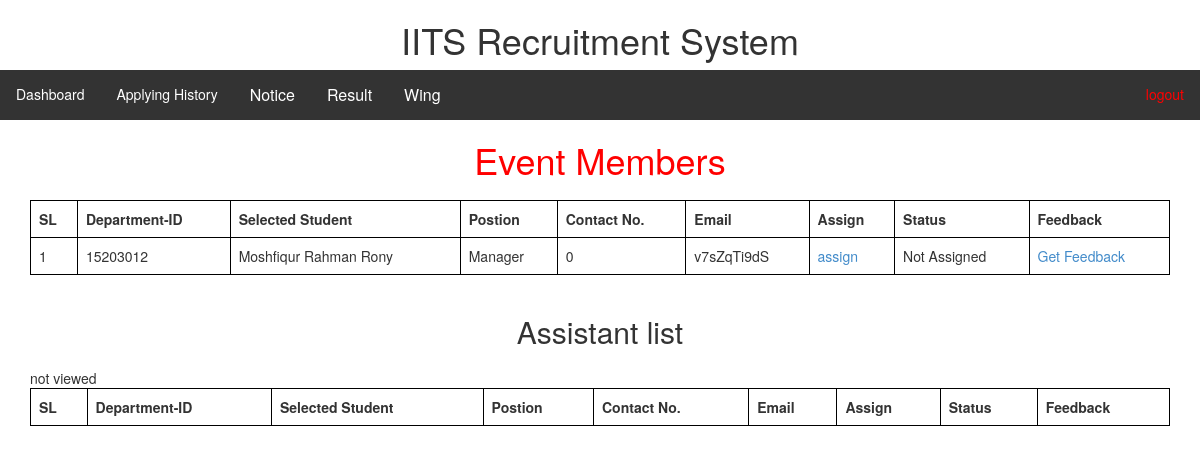
Page /Event-wing.php on the committed database.
### tables this page shows
CREATE TABLE `applyform` (
  `ID` int(11) NOT NULL,
  `password` varchar(255) NOT NULL,
  `position` varchar(500) NOT NULL,
  `name` varchar(500) NOT NULL,
  `dept-id` int(11) NOT NULL,
  `Program` varchar(500) NOT NULL,
  `wing` varchar(1200) NOT NULL,
  `CGPA` float NOT NULL,
  `Address` varchar(500) NOT NULL,
  `Contact` int(11) NOT NULL,
  `E-mail` varchar(500) NOT NULL,
  `Facebook` varchar(500) NOT NULL,
  `association` varchar(500) NOT NULL,
  `Experience` varchar(500) NOT NULL,
  `choosing-position` varchar(500) NOT NULL,
  `serve` varchar(500) NOT NULL,
  `selected` tinyint(1) DEFAULT NULL,
  `imgdir` varchar(200) NOT NULL
);

### Event-wing.php (the view, shortened to what this page needs)
<?php include('header/admin-header.php'); ?>
<h1 align="center" style="color: red;">Event Members</h1>
<!DOCTYPE html>
<html>
<head>
</head>
<body>
<div class="container" id='getp'>
<table class="table" align="center" width="60%">
        <thead>
        <tr>
            <td><b>SL</b></td>
            <td><b>Department-ID</b></td>
            <td><b>Selected Student</b></td>
            <td><b>Postion</b></td>
            <td><b>Contact No.</b></td>
            <td><b>Email</b></td>
            <td><b>Assign</b></td>
            <td><b>Status</b></td>
            <td><b>Feedback</b></td>
        </tr>
        </thead>
    <?php
    include('dbcon.php');
    $sql = "SELECT * FROM applyform WHERE selected=1 AND wing='Event' AND position LIKE '%Manager%' ";
    $qry = mysqli_query($connection, $sql);
 $SL = 0;
    if (mysqli_num_rows($qry) > 0) {
        while ($row = mysqli_fetch_assoc($qry)) {
            ?>
            <tr>
                    <td><?php
                        $SL = $SL + 1;
                        echo $SL; ?></td>
                    <td><?php echo $row["dept-id"]; ?></td>
                    <td><?php echo $row["name"]; ?></td>
                    <td><?php echo $row["position"]; ?></td>
                     <td><?php echo $row["Contact"]; ?></td>
                     <td><?php echo $row["E-mail"]; ?></td>
                     <td><a href="asign.php?id=<?php echo $row['ID'] ?>">assign</a></td>
                    <td>
                       <?php
                        $id = $row['dept-id'];
                        $sql = "SELECT * FROM work where stuid='$id'";
                        $qry2 = mysqli_query($connection, $sql);
                        if($qry2){
                            if (mysqli_num_rows($qry2) > 0){
                                echo "Assigned";
                            }else{
                                echo "Not Assigned";
                            }
                        }
                        ?>
                    </td>
                    <td><a href="getfeed.php?id=<?php echo $row['dept-id'] ?>">Get Feedback</a></td>
                </tr>
            <?php
        }
    } else {
        echo "not viewed";
    }
    ?>
</table>
</div>
<h2 align="center">Assistant list</h2>
<div class="container" id='getp'>
    <table class="table" align="center" width="60%">
        <thead>
        <tr>
            <td><b>SL</b></td>
            <td><b>Department-ID</b></td>
            <td><b>Selected Student</b></td>
            <td><b>Postion</b></td>
            <td><b>Contact No.</b></td>
            <td><b>Email</b></td>
            <td><b>Assign</b></td>
            <td><b>Status</b></td>
            <td><b>Feedback</b></td>
        </tr>
        </thead>
    </table>
</div>
</body>
</html>

### header/admin-header.php (style rules this page uses)
.container { margin-top:20px; }

### Event-wing.php (style rules this page uses)
tr td { border: 1px solid black; }
table { border: 1px solid black; }

### rows in the picture
applyform: value "15203012", name "Moshfiqur Rahman Rony", position "Manager", Contact "0", value "v7sZqTi9dS"
